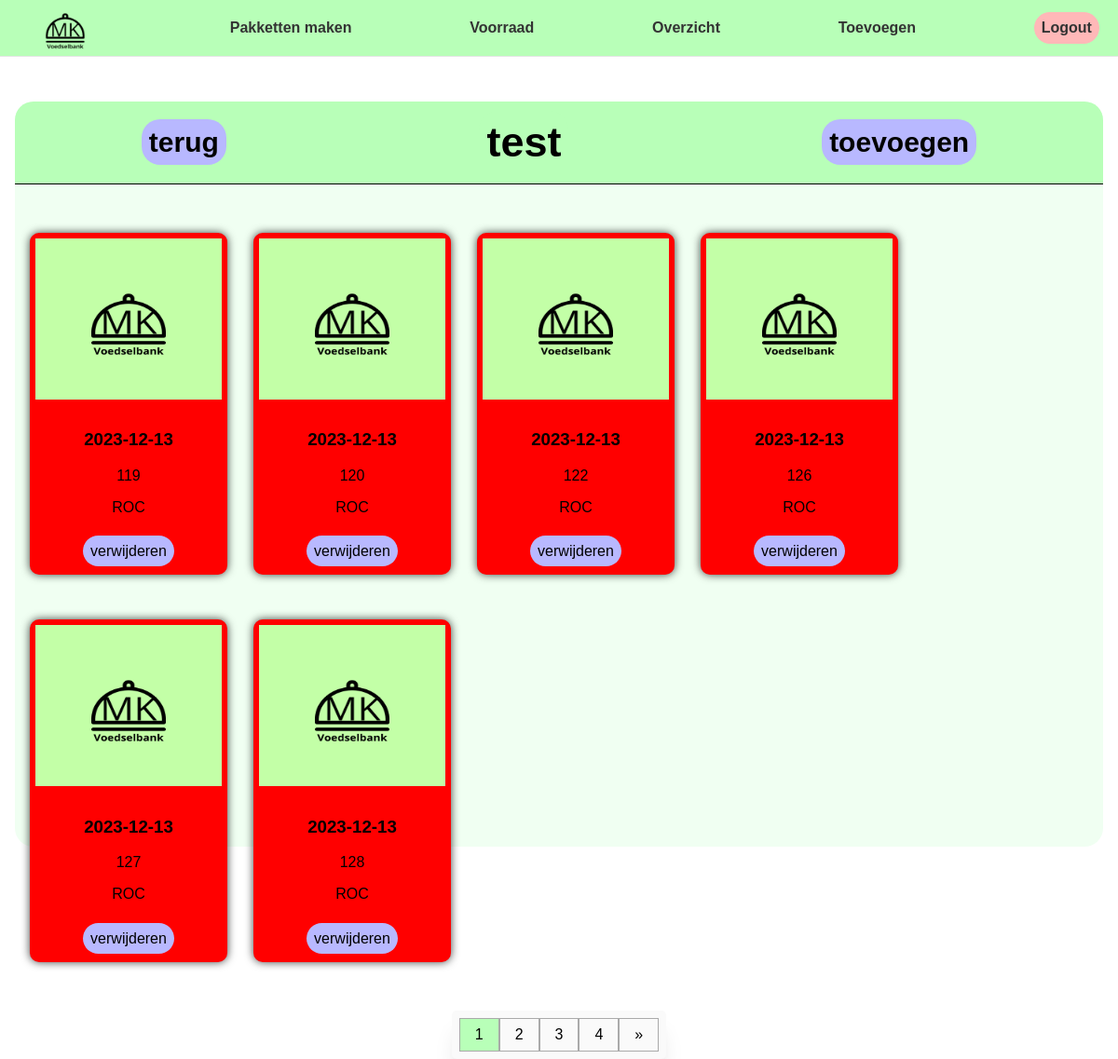
The page /product/overzicht/12 (signed in) on the database as committed earlier.
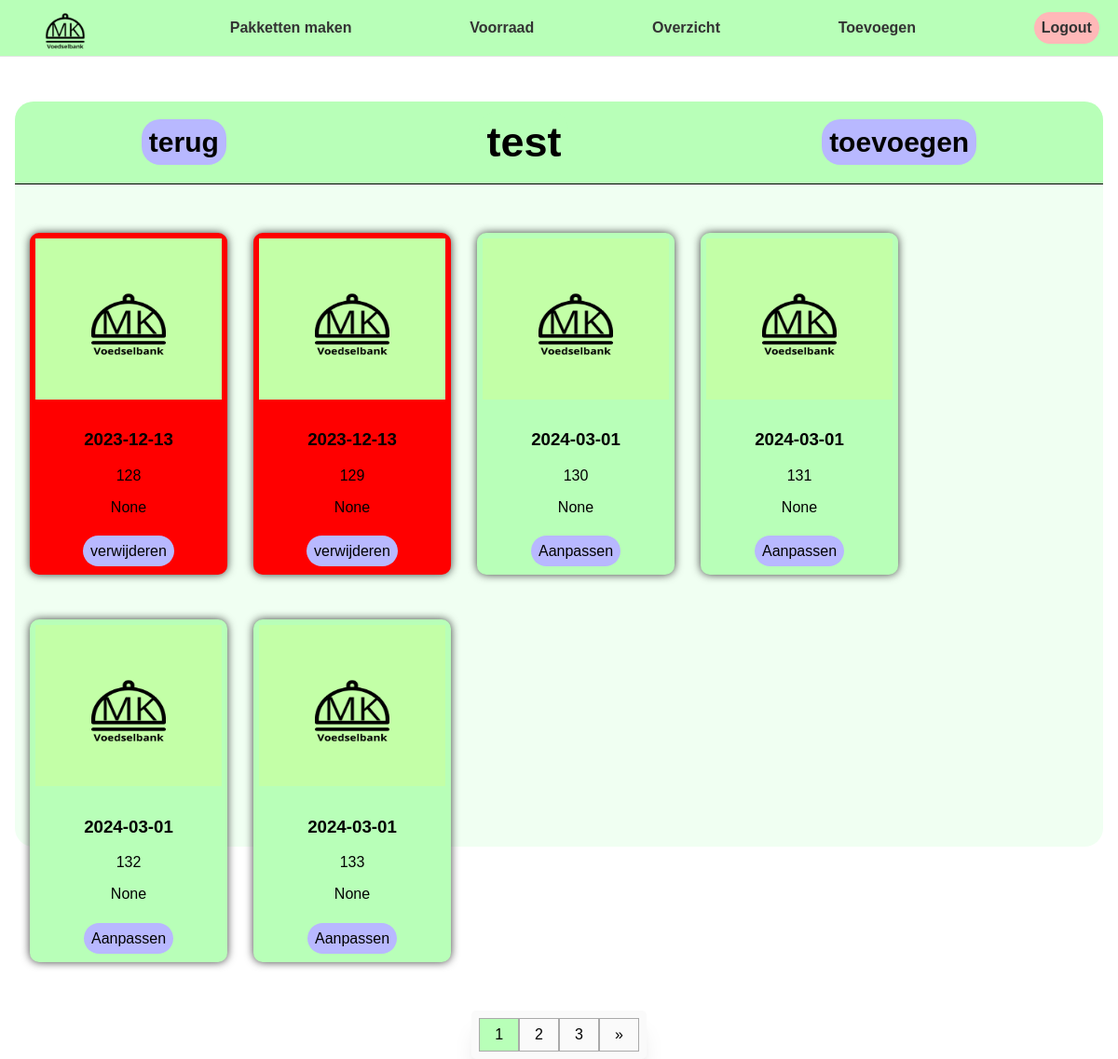
The same page on the database as committed later.
### magazijn/models/Product_Item.py (models this page shows, shortened)
class ProductItem(models.Model):
    STATUS_CHOICES = (
        (1, 'Goed'),
        (2, 'in pakket'),
        (3, 'Verlopen'),
        (4, 'Verdwenen'),
    )
    product = models.ForeignKey("Product", on_delete=models.CASCADE, null=True, related_name="product_items")
    leverings_datum = models.DateField(auto_now_add=True)
    leverancier = models.ForeignKey("directie.Leverancier", on_delete=models.SET_NULL, null=True, related_name="product_items")
    houdsbaarheiddatum = models.DateField()
    status = models.IntegerField(choices=STATUS_CHOICES, default=1)
    pakket = models.ForeignKey("magazijn.Pakket", on_delete=models.SET_NULL, null=True, blank=True, related_name="product_items")

### magazijn/models/product.py (models this page shows, shortened)
class Product(models.Model):
    name = models.CharField(max_length=100)
    EAN = models.IntegerField()
    afbeelding = models.ImageField(upload_to='images/', null=True)
    varkesvlees = models.BooleanField(default=False)
    vegataries = models.BooleanField(default=False)
    veganistisch = models.BooleanField(default=False)
    catagorieën = models.ManyToManyField("Catagorie", related_name="product")
    voorraad = models.IntegerField(default=0)

### directie/models/Leverancier.py (models this page shows)
class Leverancier(models.Model):
    bedrijfsnaam = models.CharField(max_length=100)
    adres = models.CharField(max_length=100)
    contactpersoon = models.CharField(max_length=100)
    telefoon = models.IntegerField()
    email = models.EmailField()
    leveringsdatum = models.DateField(blank=True, null=True)
    def __str__(self):
        return self.bedrijfsnaam

### magazijn/views/product_item_view.py (the view)
# urls.py: path("product/overzicht/<int:id>", ProductItemView.as_view(), name="product-item"),
class ProductItemView(LoginRequiredMixin, View):
    template_name = 'magazijn/product_item_overzicht.html'
    model = ProductItem
    model2 = Product
    paginate_by = 6
    def get(self, request, id, *args, **kwargs):
        productitem = ProductItem.objects.filter(product__id=id, status = 1).order_by('houdsbaarheiddatum')
        product = Product.objects.get(id=id)
        paginator = Paginator(productitem, self.paginate_by)
        page_number = request.GET.get('page')
        page_obj = paginator.get_page(page_number)
        context = {
            'product': product,
            'page_obj': page_obj,
            'now': timezone.now(),
        }
        return render(request, self.template_name, context)

### magazijn/templatetags/magazijn_extras.py (called while the page is built)
@register.simple_tag
def my_url(value, fieldname, urlencode=None):
    url = '?{}={}'.format(fieldname, value)
    if urlencode:
        querystring = urlencode.split('&')
        filtered_querystring = filter(lambda p: p.split('=')[0] != fieldname, querystring)
        encoded_querystring = '&'.join(filtered_querystring)
        url = '{}&{}'.format(url, encoded_querystring)
    return url

### templates/magazijn/product_item_overzicht.html (shortened to what this page needs)
{% extends "../base.html" %}
{% load magazijn_extras %}
{% load static %}
{% block stylesheets %}
    <link rel="stylesheet" href="{% static 'css/login.css' %}">
    <link rel="stylesheet" href="{% static 'css/stock.css' %}">
    <link rel="stylesheet" href="{% static 'css/add-stock.css' %}">
    <link rel="stylesheet" href="{% static 'css/Homepagedirectie.css' %}">
{% endblock stylesheets %}
{% block content %}
    <div class="center-screen">
        <div class="form">
            <div class=" content top">
                <div>
                    <a href="{% url 'stock-employe' %}" class = "card-btn">terug</a>
                </div>
                <h2 class = "card-header">{{product.name}}</h2>
                <div>
                    <a href="{% url 'product-item-add' id=product.id %}" class = "card-btn">toevoegen</a>
                </div>
            </div>
            <div class="flex">
                {% for productitem in page_obj %}
                    {% if productitem.status == 1 %}
                        {% include "components/product-item-card.html" with product=product productitem=productitem %}
                    {% endif %}
                {% endfor %}
            </div>
            <div id='item3'>
                <span class="pagination">
                    {% for i in page_obj.paginator.page_range %}
                    {% if i >= page_obj.number|add:-4 and i <= page_obj.number|add:4 %}
                        <a href="{% my_url i 'page' request.GET.urlencode %}" {% if i == page_obj.number %}class="active"{% endif %}>{{ i }}</a>
                    {% endif %}
                {% endfor %}
                    {% if page_obj.has_next %}
                        <a href="{% my_url page_obj.paginator.num_pages 'page' request.GET.urlencode %}">&raquo;</a>
                    {% endif %}
                </span>
            </div>
        </div>
    </div>
{% endblock content %}

### templates/components/product-item-card.html
{% load static %}
<div class="product" style="{% if productitem.houdsbaarheiddatum|date:'Y-m-d' < now|date:'Y-m-d' %}background-color: red;{% endif %}">
    <img src ="{{ product.afbeelding.url }}" class= 'image-card'>
    <div>
        <h3>{{ productitem.houdsbaarheiddatum|date:'Y-m-d'}}</h3>
        <p>{{ productitem.id }}</p>
        <p>{{productitem.leverancier}}</p>
    </div>
    <div>
        {% if productitem.houdsbaarheiddatum|date:'Y-m-d' < now|date:'Y-m-d' %}
        <a href="{% url 'product-item-delete' id=product.id iditem=productitem.id %}" class="card-btn">verwijderen</a>
        {% else %}
        <a href="{% url 'product-item-update' id=product.id iditem=productitem.id %}" class="card-btn">Aanpassen</a>
        {% endif %}
    </div>
</div>

Rows that differ between the two databases and show on the page:
no longer on this page (row edited): ProductItem: afbeelding (picture), houdsbaarheiddatum "2023-12-13", id "119", leverancier "ROC", shows "verwijderen"
no longer on this page (row edited): ProductItem: afbeelding (picture), houdsbaarheiddatum "2023-12-13", id "120", leverancier "ROC", shows "verwijderen"
no longer on this page (row edited): ProductItem: afbeelding (picture), houdsbaarheiddatum "2023-12-13", id "122", leverancier "ROC", shows "verwijderen"
no longer on this page (row edited): ProductItem: afbeelding (picture), houdsbaarheiddatum "2023-12-13", id "126", leverancier "ROC", shows "verwijderen"
no longer on this page (row edited): ProductItem: afbeelding (picture), houdsbaarheiddatum "2023-12-13", id "127", leverancier "ROC", shows "verwijderen"
changed ProductItem id 128: leverancier "ROC" → "None"
now on this page (row edited): ProductItem: afbeelding (picture), houdsbaarheiddatum "2023-12-13", id "129", leverancier "None", shows "verwijderen"
now on this page (row edited): ProductItem: afbeelding (picture), houdsbaarheiddatum "2024-03-01", id "130", leverancier "None", shows "Aanpassen"
now on this page (row edited): ProductItem: afbeelding (picture), houdsbaarheiddatum "2024-03-01", id "131", leverancier "None", shows "Aanpassen"
now on this page (row edited): ProductItem: afbeelding (picture), houdsbaarheiddatum "2024-03-01", id "132", leverancier "None", shows "Aanpassen"
now on this page (row edited): ProductItem: afbeelding (picture), houdsbaarheiddatum "2024-03-01", id "133", leverancier "None", shows "Aanpassen"
Other text that changed with them:
list line gone: "4"
